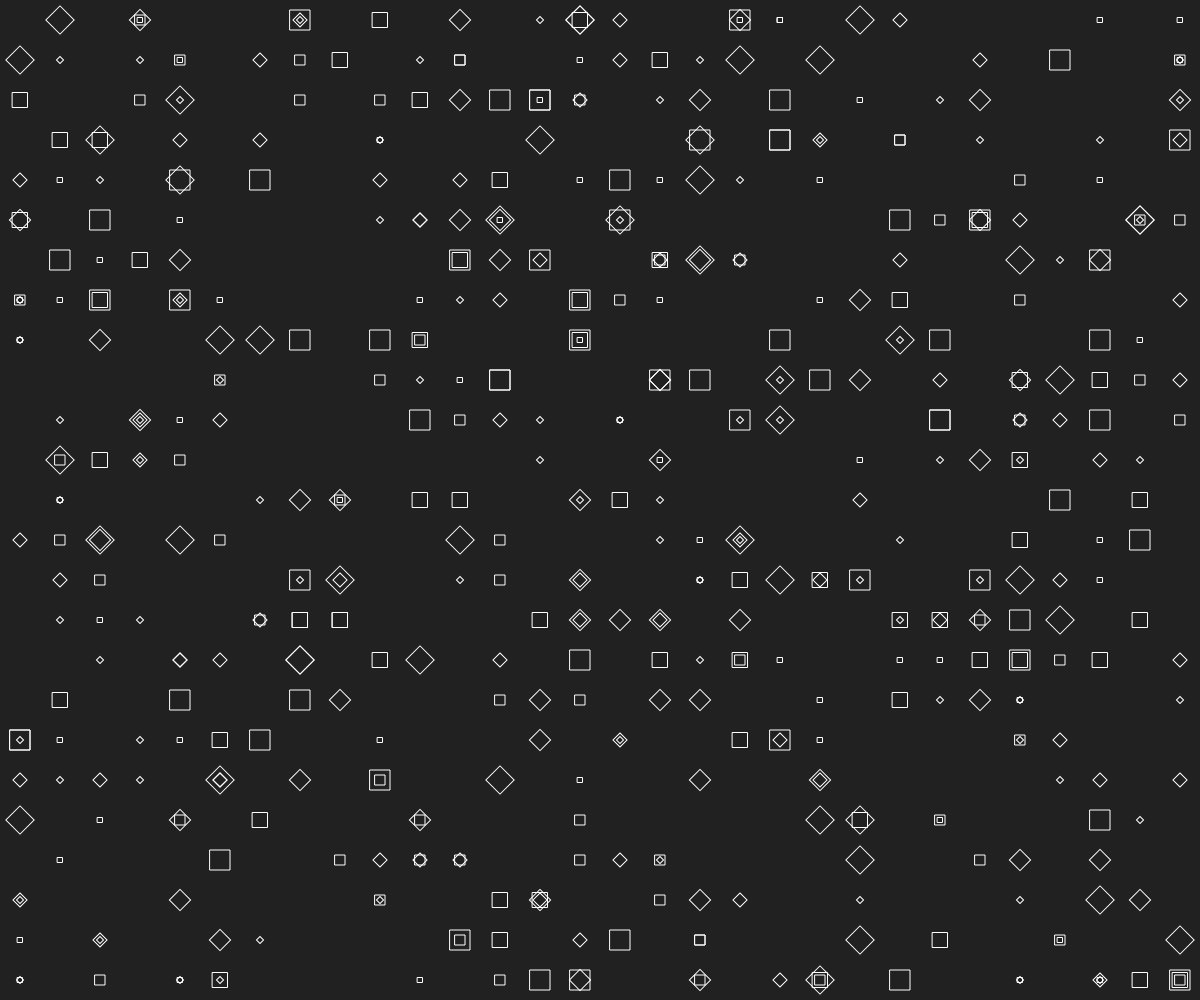
Frame 1 (no input)
Frame 2 (the mouse pressed at the canvas centre, redrawn once): identical to frame 1, image omitted

The p5.js sketch that drew this single still picture (run headless with seeded random() and noise() and a simulated clock; the mouse was pressed at the canvas centre and the sketch redrawn once):

// p5.js sketch
// ── sketch.js
"use strict";
//==========
// p5.js

let gpx;

function setup(){
	createCanvas(windowWidth, windowHeight);
	noLoop();
	colorMode(RGB);
	
	gpx = new MyGraphics(33, 255, 40);
}

function draw(){

	gpx.draw();
}

class MyGraphics{

	constructor(bgColor, stColor, pad){
		this._g = createGraphics(width, height);
		this._g.rectMode(CENTER);
		this._g.background(bgColor);
		this._g.stroke(stColor);
		this._g.noFill();
		this._pad = pad;
		this.init();
	}

	init(){

		let tH = floor(width / this._pad);
		let tV = floor(height / this._pad);
		let max = tH * tV;
		for(let i=0; i<500; i++){
			let p = floor(random(0, max));
			let x = (p % tH) * this._pad + this._pad/2; 
			let y = floor(p / tH) * this._pad + this._pad/2;
			let s = int(random(4)+1) * 5;
			let a = int(random(2)) * Math.PI/4;
			this._g.push();
			this._g.translate(x, y);
			this._g.rotate(a);
			this._g.rect(0, 0, s, s);
			this._g.pop();
		}
	}

	draw(){
		image(this._g, 0, 0);
	}
}
